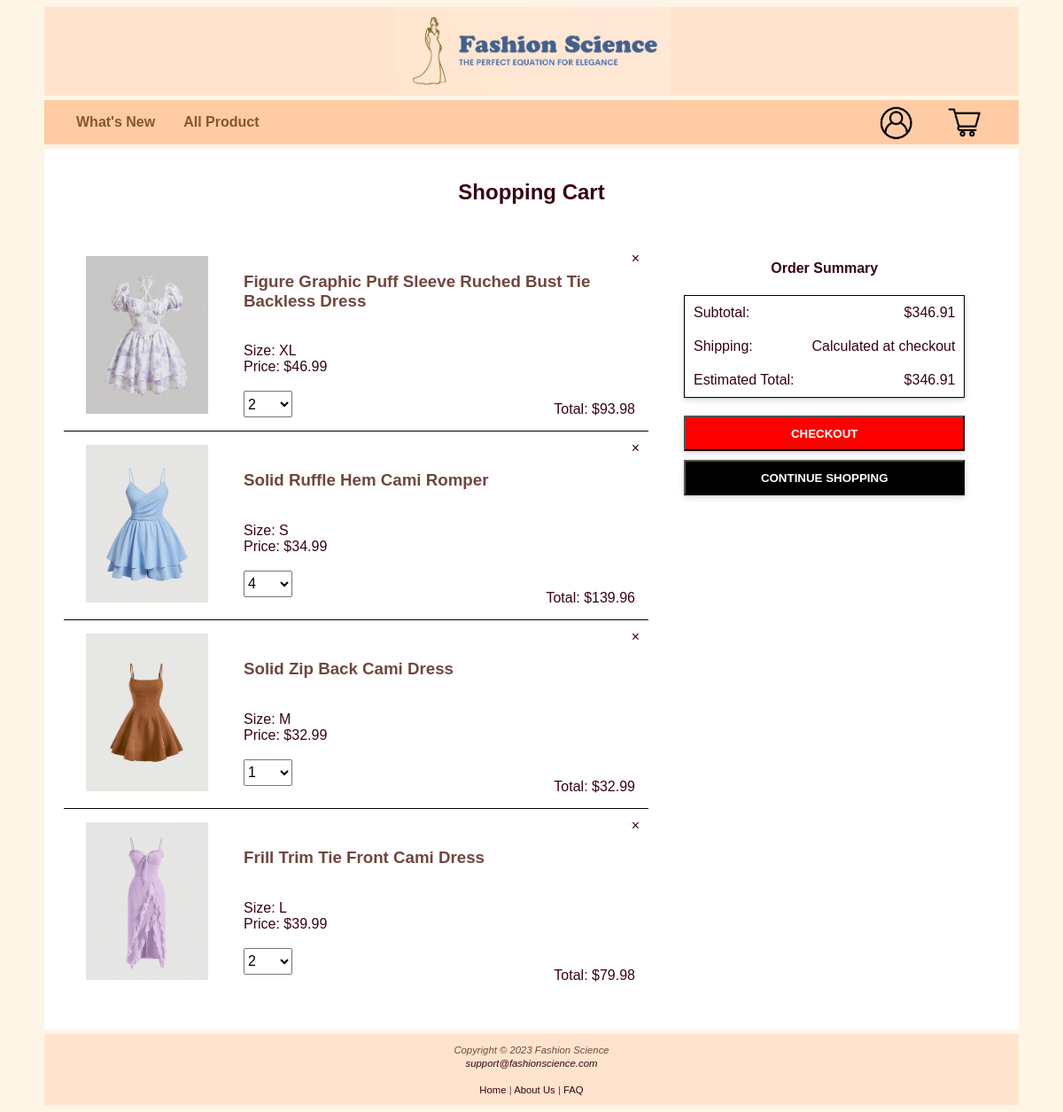
/shopping-cart.php (signed in), run on the app's committed database.
### tables this page shows
CREATE TABLE CartItems (
    CartItemID INT PRIMARY KEY AUTO_INCREMENT,
    UserID INT NOT NULL,
    ProductID INT NOT NULL,
    Quantity INT NOT NULL,
    Size VARCHAR(5)
);

CREATE TABLE Products (
    ProductID INT PRIMARY KEY AUTO_INCREMENT,
    ProductName VARCHAR(100) NOT NULL,
    Description TEXT,
    Price DECIMAL(10, 2) NOT NULL,
    CategoryID INT NOT NULL,
    LengthID INT,
    SleeveLengthID INT,
    StockQuantity INT NOT NULL,
    ImageURL VARCHAR(255)
);

### shopping-cart.php (the view, shortened to what this page needs)
<!DOCTYPE html>
<html lang="en">
<head>
<link rel="stylesheet" href="styling.css">
</head>
<body>
    <div id="wrapper">
        <header>
            <a href="index.php"><img src="logo.jpg" height="100" width="311"></a>
        </header>
        <nav>
            <div id="left-nav">
                <a class="active" href="index.php">What's New</a>
                <a href="product_page.php">All Product</a>
            </div>
            <div id="right-nav">
                <img src="login.jpg" id="profile-icon" onclick="showDropdown()" width="46" height="40">
                <img src="shopping-cart.jpg" onclick="showCart()" width="48" height="40">
            </div>
        </nav>
        <div id="content">
            <h2>Shopping Cart</h2>
            <?php
                if (isset($_SESSION['email'])) {
                    $email = $_SESSION['email'];
                    $db = new mysqli(DB_SERVER, DB_USER, DB_PASS, DB_NAME);
                    $sql = "SELECT C.CartItemID, C.ProductID, P.ImageURL, P.ProductName, C.Size, P.Price, C.Quantity FROM CartItems C
                            JOIN Products P ON C.ProductID = P.ProductID
                            JOIN Users U ON C.UserID = U.UserID
                            WHERE U.Email = '$email'";
                    $result = $db->query($sql);
                    if ($result->num_rows > 0) {
                        echo '<div id="table-container"><table class="cart-item">';
                        while ($row = $result->fetch_assoc()) {
                            echo '<tr class="product-details" id="' . $row['CartItemID'] . '">';
                            echo '<td><a href="product.php?id=' . $row['ProductID'] . '"><img src="' . $row['ImageURL'] . '" alt="Product Image"></a></td>';
                            echo '<td>';
                            echo '<h3><a href="product.php?id=' . $row['ProductID'] . '">' . $row['ProductName'] . '</a></h3><br>';
                            echo 'Size: ' . $row['Size'] . '<br>';
                            echo 'Price: $<span class="price">' . $row['Price'] . '</span><br><br>';
                            echo '<select size="1" name="quantity" class="quantity-control">';
                            for ($i = 1; $i <= 6; $i++) {
                                echo '<option value="' . $i . '"';
                                if ($i == $row['Quantity']) {
                                    echo ' selected';
                                }
                                echo '>' . $i . '</option>';
                            }
                            echo '</select>';
                            echo '<span class="item-total">Total: $<span class="item-total-price">' . ($row['Price'] * $row['Quantity']) . '</span></span>';
                            echo '<span class="remove-button" id="' . $row['CartItemID'] . '">&times;</span></td>';
                            echo '</tr>';
                        }
                        echo '</table>';
                        echo '<div class="order-summary">';
                        echo '<h4>Order Summary</h4>';
                        echo '<table>';
                        echo '<tr>';
                        echo '<td>Subtotal: </td>';
                        echo '<td>$<span class="subtotal"></span></td>';
                        echo '</tr>';
                        echo '<tr>';
                        echo '<td>Shipping: </td>';
                        echo '<td>Calculated at checkout</td>';
                        echo '</tr>';
                        echo '<tr>';
                        echo '<td>Estimated Total:</td>';
                        echo '<td>$<span class="subtotal"></span></td>';
                        echo '</tr>';
                        echo '</table>';
                        echo '<a href="checkout.php"><button id="checkout-button">CHECKOUT</button></a>';
                        echo '<a href="index.php"><button id="continue-shopping">CONTINUE SHOPPING</button></a>';
                        echo '</div>';
                        echo '</div>';
                    } else {
                        echo '<h3>No items in your cart yet? <br>Start exploring our products and add your favorites right away!</h3>';
                    }
                }
            ?>
        </div>
        <footer>
            <small>
                <i>
                Copyright &copy; 2023 Fashion Science<br>
                <a href="mailto:support@fashionscience.com">support@fashionscience.com</a>
                <br><br>
                </i>
                <a href="index.php">Home</a> | <a href="about_us.php">About Us</a> | <a href="faq.php">FAQ</a>
            </small>
        </footer>
    </div>
</body>
</html>

### styling.css (style rules this page uses)
body { font-family: Verdana, Arial, sans-serif; background-color: #fdf5e6; }
header { background-color: #FFE4CD; height: 100px; }
#wrapper { background-color: #fdf5e6; color: #6E473F; width: 1100px; margin: auto; text-align: center; }
nav { background-color: #ffcba4; color: #c1885d; width: 1100px; margin: auto; align-items: center; margin-top: 5px; height: 50px; display: flex; justify-content: space-between; font-weight: bold; position: sticky; top: 0; z-index: 2; }
nav a { margin: 14px 16px; text-decoration: none; color: #875631; float: left; position: relative; }
#left-nav a::after { content: ""; position: absolute; left: 0; right: 0; bottom: -8px; background: #875631; height: 3px; transform: scaleX(0); transform-origin: 50%; transition: transform 0.3s; }
#left-nav { margin-left: 20px; }
#right-nav { margin-right: 20px; display: flex; position: relative; }
#right-nav img { cursor: pointer; margin: 14px 16px; }
#content { background-color: #ffffff; color: #370310; width: 1100px; margin-top: 5px; margin-bottom: 5px; text-align: center; padding-top: 15px; padding-bottom: 15px; }
#content img { margin: 0 10px; }
footer { background-color: #FFE4CD; width: 1100px; font-size: 85%; text-align: center; padding-top: 10px; padding-bottom: 10px; }
footer a { color: #370310; text-decoration: none; }

### shopping-cart.php (style rules this page uses)
#table-container { display: flex; padding: 22px; }
.cart-item { border-collapse: collapse; margin-right: 40px; text-align: left; }
.cart-item tr { border-bottom: 1px solid #000; position: relative; }
.cart-item tr:last-child { border-bottom: none; }
.cart-item td:last-child { width: 442px; }
.cart-item td { padding: 15px; }
.cart-item h3 a { text-decoration: none; color: #6E473F; }
.cart-item img { width: 138px; height: 178px; }
.quantity-control { cursor: pointer; width: 55px; height: 30px; font-size: 16px; }
.remove-button { position: absolute; top: 0; right: 0; padding: 10px; cursor: pointer; height: 15px; }
.item-total { position: absolute; bottom: 0; right: 0; padding: 15px; }
button { cursor: pointer; font-weight: bold; box-shadow: 0 3px 7px 0 rgba(0, 0, 0, .13), 0 1px 2px 0 rgba(0, 0, 0, .11); }
.order-summary { height: max-content; position: sticky; top: 70px; z-index: 1; background-color: white; }
.order-summary table { border-collapse: collapse; border: 1px solid #000; box-shadow: 0 3px 7px 0 rgba(0, 0, 0, .13), 0 1px 2px 0 rgba(0, 0, 0, .11); }
.order-summary td { padding: 10px; }
.order-summary td:nth-child(1) { text-align: left; }
.order-summary td:nth-child(2) { text-align: right; }
#checkout-button { width: 100%; height: 40px; background-color: red; color: #fff; margin: 20px 0px 5px 0px; }
#continue-shopping { width: 100%; height: 40px; background-color: #000; color: #fff; margin: 5px 0px; }

### data on the page
cartitems: ProductID.ImageURL (picture), ProductID.ProductName "Figure Graphic Puff Sleeve Ruched Bust Tie Backless Dress", Size "XL", ProductID.Price "46.99", quantity "2", $row['Price'] * $row['Quantity'] "93.98"
cartitems: ProductID.ImageURL (picture), ProductID.ProductName "Solid Ruffle Hem Cami Romper", Size "S", ProductID.Price "34.99", quantity "4", $row['Price'] * $row['Quantity'] "139.96"
cartitems: ProductID.ImageURL (picture), ProductID.ProductName "Solid Zip Back Cami Dress", Size "M", ProductID.Price "32.99", quantity "1", $row['Price']*$row['Quantity'] "32.99"
cartitems: ProductID.ImageURL (picture), ProductID.ProductName "Frill Trim Tie Front Cami Dress", Size "L", ProductID.Price "39.99", quantity "2", $row['Price'] * $row['Quantity'] "79.98"
